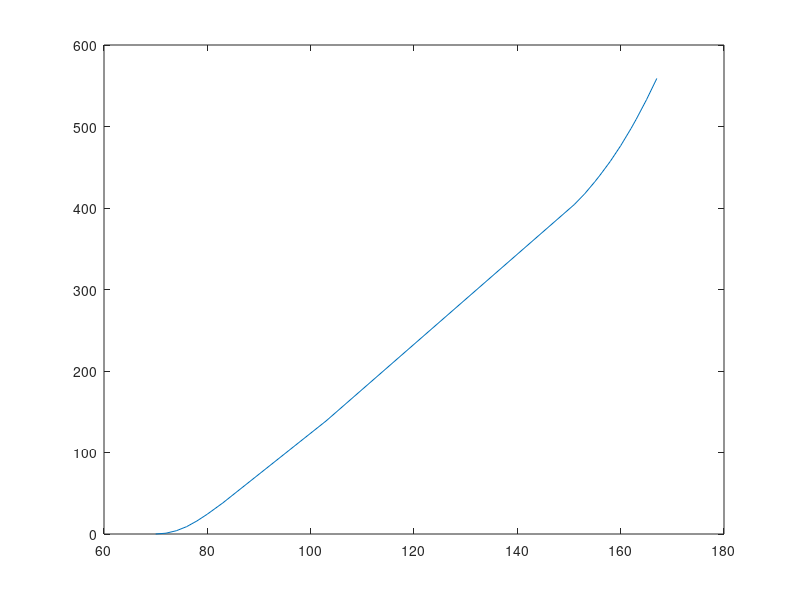

Write the MATLAB code that produced this figure.
timeline = [98,9;107,7;141,1;157,1;162,6];
timeNodeList = [99,101,103,105,107,108,110,112,114,142,158,162,164,166,168];
lambda = 0.8057;

timeline = [69,9;79,1;82,1;102,1;150,5;156,6;162,5];
timeNodeList = [70,72,74,76,78,80,83,103,151,153,155,156,158,160,162,163,165,167];
lambda = 0.2510;

stime = timeNodeList(1);
etime = timeNodeList(2);

resultList = zeros(size(timeNodeList));
index=1;

for etime = timeNodeList
    stime = timeNodeList(1);
    expect = 0;
    done = false;    
    disp(['etime = ' num2str(etime) ' stime = ' num2str(stime)]);
    
    for lastCycle=length(timeline):-1:1
        if timeline(lastCycle,1)<=etime
            if timeline(lastCycle, 1) <= stime
                expect = lambda * (etime - stime)^2;
                done = true;
            else
                expect = lambda*(etime-timeline(lastCycle,1))^2;
            end
            break;
        end
    end    
    if ~done
        for i = lastCycle - 1:-1:1
            if stime>=timeline(i,1)
                tw = timeline(i,2) - (stime - timeline(i,1));
                expect = expect + lambda*2*((etime-stime)-tw)*tw;
                expect = expect + lambda*tw^2;
                break;
            end
            tw = timeline(i,2);
            expect = expect + lambda*2*(etime-timeline(i,1)-tw)*tw;
            expect = expect + lambda*tw^2;
        end
    end    
    disp(expect);
    resultList(index)=expect;
    index=index+1;
end

plot(timeNodeList, resultList);

for i = 2:length(timeNodeList)
    r =(resultList(i)-resultList(i-1))/(timeNodeList(i)-timeNodeList(i-1));
    disp(['rate =' num2str(r)]);
end


